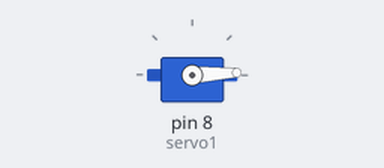
Simulated run of this program. Board: Arduino Nano, built with avr-gcc and run on an emulated ATmega328P. On the bench: servo.

Above: at 0.05 s.
At 0.7 s:
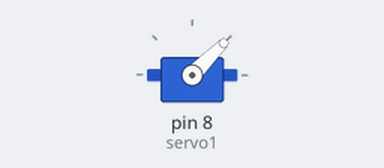
At 1.35 s:
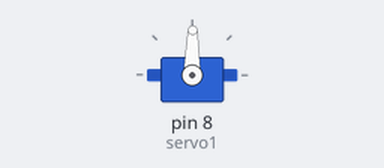
At 2.7 s:
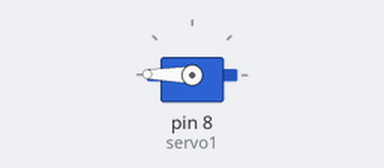
Timing chart, 0 to 6.3 s (numbered marks = the images above):
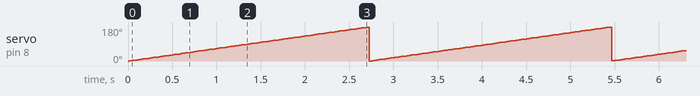

The program:

main.cpp
```cpp
//#######################################
//#                                     #
//#     Jcunion group                   #
//#     Eng Marcelo Anjos               #
//#     marcelo@airspacedefense.org     #
//#     marcelu.phd@gmail.com           #
//#     16/01/2013                      #
//#######################################

#include <Arduino.h> //use ibrary arduino
#include <Servo.h> // use servo motor library

Servo servo1;  // create servo object to control a servo
// twelve servo objects can be created on most boards

int pos = 0;    // variable to store the servo position

void setup() {
  servo1.attach(8);  // attaches the servo on pin 9 to the servo object
}

void loop() {
  for (pos = 0; pos <= 180; pos += 1) { // goes from 0 degrees to 180 degrees
    // in steps of 1 degree
    servo1.write(pos);              // tell servo to go to position in variable 'pos'
    delay(15);                       // waits 15ms for the servo to reach the position
  }

}
```

Measured:
- by itself, servo on pin 8 (servo1): ramps from 0° to 180° and jumps back, once every 2.7 s
